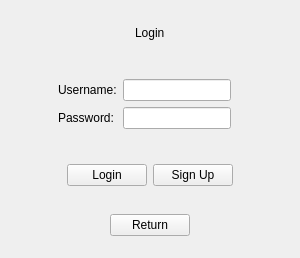
<?xml version="1.0" encoding="UTF-8"?>
<ui version="4.0">
 <class>LoginWidget</class>
 <widget class="QWidget" name="LoginWidget">
  <property name="geometry">
   <rect>
    <x>0</x>
    <y>0</y>
    <width>300</width>
    <height>258</height>
   </rect>
  </property>
  <property name="windowTitle">
   <string>Form</string>
  </property>
  <layout class="QVBoxLayout" name="verticalLayout">
   <item>
    <widget class="QWidget" name="wTitle" native="true">
     <layout class="QHBoxLayout" name="horizontalLayout">
      <item>
       <spacer name="horizontalSpacer">
        <property name="orientation">
         <enum>Qt::Horizontal</enum>
        </property>
        <property name="sizeHint" stdset="0">
         <size>
          <width>102</width>
          <height>20</height>
         </size>
        </property>
       </spacer>
      </item>
      <item>
       <widget class="QLabel" name="lblLogin">
        <property name="text">
         <string>Login</string>
        </property>
       </widget>
      </item>
      <item>
       <spacer name="horizontalSpacer_2">
        <property name="orientation">
         <enum>Qt::Horizontal</enum>
        </property>
        <property name="sizeHint" stdset="0">
         <size>
          <width>40</width>
          <height>20</height>
         </size>
        </property>
       </spacer>
      </item>
     </layout>
    </widget>
   </item>
   <item>
    <widget class="QWidget" name="wInputs" native="true">
     <layout class="QHBoxLayout" name="horizontalLayout_2">
      <item>
       <spacer name="horizontalSpacer_3">
        <property name="orientation">
         <enum>Qt::Horizontal</enum>
        </property>
        <property name="sizeHint" stdset="0">
         <size>
          <width>29</width>
          <height>20</height>
         </size>
        </property>
       </spacer>
      </item>
      <item>
       <widget class="QWidget" name="widget_2" native="true">
        <layout class="QGridLayout" name="gridLayout">
         <item row="0" column="0">
          <widget class="QLabel" name="lblUsername">
           <property name="text">
            <string>Username:</string>
           </property>
          </widget>
         </item>
         <item row="0" column="1">
          <widget class="QLineEdit" name="leUsername"/>
         </item>
         <item row="1" column="0">
          <widget class="QLabel" name="lblPassword">
           <property name="text">
            <string>Password:</string>
           </property>
          </widget>
         </item>
         <item row="1" column="1">
          <widget class="QLineEdit" name="lePassword"/>
         </item>
        </layout>
       </widget>
      </item>
      <item>
       <spacer name="horizontalSpacer_4">
        <property name="orientation">
         <enum>Qt::Horizontal</enum>
        </property>
        <property name="sizeHint" stdset="0">
         <size>
          <width>40</width>
          <height>20</height>
         </size>
        </property>
       </spacer>
      </item>
     </layout>
    </widget>
   </item>
   <item>
    <widget class="QWidget" name="wButtons" native="true">
     <layout class="QHBoxLayout" name="horizontalLayout_3">
      <item>
       <spacer name="horizontalSpacer_5">
        <property name="orientation">
         <enum>Qt::Horizontal</enum>
        </property>
        <property name="sizeHint" stdset="0">
         <size>
          <width>31</width>
          <height>20</height>
         </size>
        </property>
       </spacer>
      </item>
      <item>
       <widget class="QPushButton" name="btnLogin">
        <property name="text">
         <string>Login</string>
        </property>
       </widget>
      </item>
      <item>
       <widget class="QPushButton" name="btnSignUp">
        <property name="text">
         <string>Sign Up</string>
        </property>
       </widget>
      </item>
      <item>
       <spacer name="horizontalSpacer_7">
        <property name="orientation">
         <enum>Qt::Horizontal</enum>
        </property>
        <property name="sizeHint" stdset="0">
         <size>
          <width>32</width>
          <height>20</height>
         </size>
        </property>
       </spacer>
      </item>
     </layout>
    </widget>
   </item>
   <item>
    <widget class="QWidget" name="wReturnButton" native="true">
     <layout class="QHBoxLayout" name="horizontalLayout_4">
      <item>
       <spacer name="horizontalSpacer_6">
        <property name="orientation">
         <enum>Qt::Horizontal</enum>
        </property>
        <property name="sizeHint" stdset="0">
         <size>
          <width>83</width>
          <height>20</height>
         </size>
        </property>
       </spacer>
      </item>
      <item>
       <widget class="QPushButton" name="btnReturn">
        <property name="text">
         <string>Return</string>
        </property>
       </widget>
      </item>
      <item>
       <spacer name="horizontalSpacer_8">
        <property name="orientation">
         <enum>Qt::Horizontal</enum>
        </property>
        <property name="sizeHint" stdset="0">
         <size>
          <width>40</width>
          <height>20</height>
         </size>
        </property>
       </spacer>
      </item>
     </layout>
    </widget>
   </item>
  </layout>
 </widget>
 <resources/>
 <connections/>
</ui>
